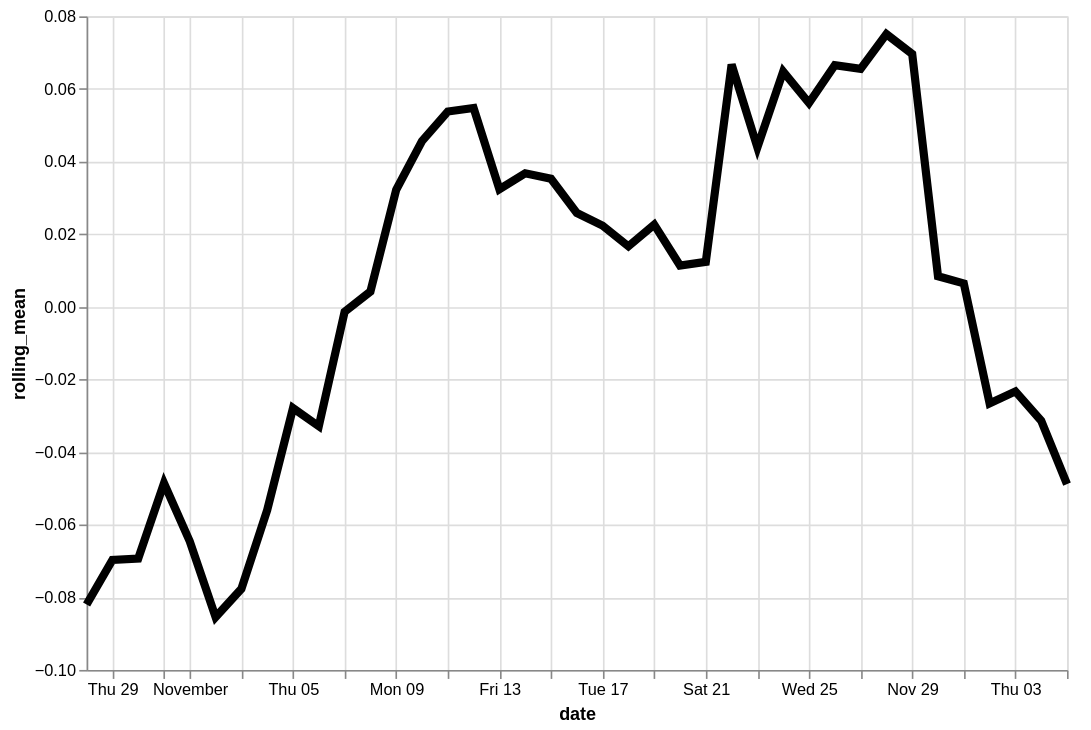

This figure's Vega-Lite source:
### Vega-Lite specification from a JSON file in a GitHub repository (floating-point values rounded to 4 significant figures)
{"config": {"view": {"continuousWidth": 400, "continuousHeight": 300}}, "data": {"name": "data-89c37dcf712064c4e8fa8706db15c475"}, "mark": {"type": "line", "color": "black", "size": 5}, "encoding": {"x": {"type": "temporal", "field": "date"}, "y": {"type": "quantitative", "field": "rolling_mean"}}, "height": 400, "transform": [{"window": [{"op": "mean", "field": "residual", "as": "rolling_mean"}], "frame": [-4, 3]}], "width": 600, "$schema": "https://vega.github.io/schema/vega-lite/v4.8.1.json", "datasets": {"data-89c37dcf712064c4e8fa8706db15c475": [{"date": "2020-10-28T00:00:00", "residual": 0.04696}, {"date": "2020-10-29T00:00:00", "residual": -0.1111}, {"date": "2020-10-30T00:00:00", "residual": -0.19}, {"date": "2020-10-31T00:00:00", "residual": -0.0738}, {"date": "2020-11-01T00:00:00", "residual": -0.02063}, {"date": "2020-11-02T00:00:00", "residual": -0.06723}, {"date": "2020-11-03T00:00:00", "residual": 0.07564}, {"date": "2020-11-04T00:00:00", "residual": -0.1768}, {"date": "2020-11-05T00:00:00", "residual": -0.1196}, {"date": "2020-11-06T00:00:00", "residual": -0.04885}, {"date": "2020-11-07T00:00:00", "residual": -0.01653}, {"date": "2020-11-08T00:00:00", "residual": 0.1508}, {"date": "2020-11-09T00:00:00", "residual": -0.06055}, {"date": "2020-11-10T00:00:00", "residual": 0.1849}, {"date": "2020-11-11T00:00:00", "residual": 0.1203}, {"date": "2020-11-12T00:00:00", "residual": 0.04743}, {"date": "2020-11-13T00:00:00", "residual": -0.01238}, {"date": "2020-11-14T00:00:00", "residual": 0.01618}, {"date": "2020-11-15T00:00:00", "residual": -0.008669}, {"date": "2020-11-16T00:00:00", "residual": -0.02798}, {"date": "2020-11-17T00:00:00", "residual": -0.0254}, {"date": "2020-11-18T00:00:00", "residual": 0.1729}, {"date": "2020-11-19T00:00:00", "residual": 0.04476}, {"date": "2020-11-20T00:00:00", "residual": 0.01956}, {"date": "2020-11-21T00:00:00", "residual": -0.05803}, {"date": "2020-11-22T00:00:00", "residual": 0.06397}, {"date": "2020-11-23T00:00:00", "residual": -0.09878}, {"date": "2020-11-24T00:00:00", "residual": -0.01998}, {"date": "2020-11-25T00:00:00", "residual": 0.4095}, {"date": "2020-11-26T00:00:00", "residual": -0.0098}, {"date": "2020-11-27T00:00:00", "residual": 0.2119}, {"date": "2020-11-28T00:00:00", "residual": -0.04972}, {"date": "2020-11-29T00:00:00", "residual": 0.02512}, {"date": "2020-11-30T00:00:00", "residual": 0.05606}, {"date": "2020-12-01T00:00:00", "residual": -0.0223}, {"date": "2020-12-02T00:00:00", "residual": -0.06366}, {"date": "2020-12-03T00:00:00", "residual": -0.08028}, {"date": "2020-12-04T00:00:00", "residual": -0.0256}, {"date": "2020-12-05T00:00:00", "residual": -0.05234}]}}
